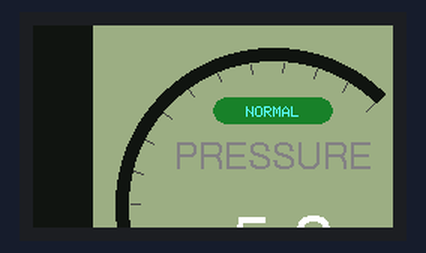
Simulated run of this sketch. Board: ESP32. On the bench: 240×135 colour display. Storage starts empty; what the sketch prints to the serial monitor is not drawn.

Above: at 1.3 s.
At 10.9 s:
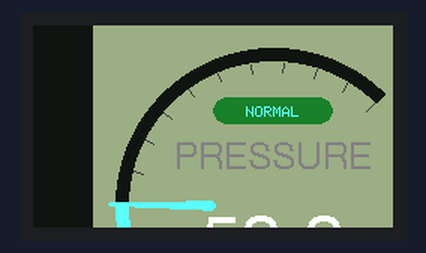
At 19.5 s:
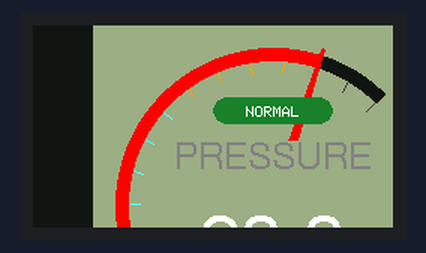
At 21.6 s:
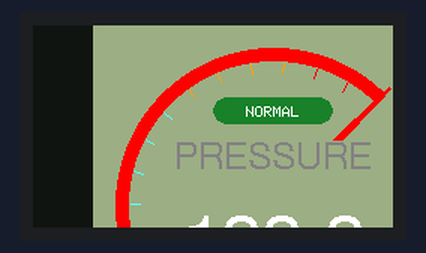
At 22.7 s:
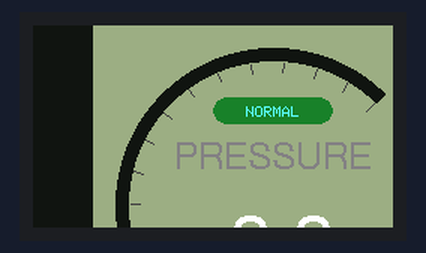
At 38.7 s:
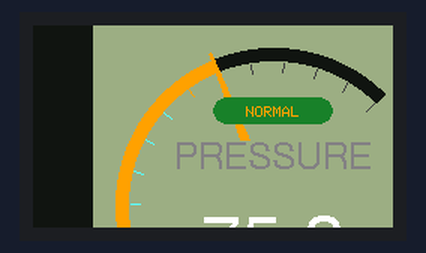

The sketch:

07_SDCard_Display_Gauge_3.ino
```cpp
// Define the SD Chip Select pin (must match wiring)
#define VSPI_PIN  // SD card is using VSPI and TFT is using HSPI

#include <SPI.h>
#include <SD.h>
#include <TFT_eSPI.h>

// Need to comment off #define MY_ILI9488 in User_Setup.h
//#define TFT_DISPLAY_1P8

#ifdef VSPI_PIN
#define SD_SCLK_PIN 4
#define SD_MISO_PIN 5
#define SD_MOSI_PIN 6
#else
#define SD_SCLK_PIN 12
#define SD_MISO_PIN 13
#define SD_MOSI_PIN 11
#endif

#ifndef TFT_DISPLAY_1P8
#define SD_CS_PIN 7
#define SD_FREQUENCY 16000000  // 16MHz or 4MHz
#endif

#ifdef VSPI_PIN
SPIClass sdSPI(VSPI);
#else
SPIClass sdSPI(HSPI);
#endif

TFT_eSPI tft = TFT_eSPI();
TFT_eSprite gauge = TFT_eSprite(&tft);  // Canvas buffer to prevent flicker

#define ALARM_BANNER


// =========================================================================
// 1. RESOLUTION RECONFIGURATION PANEL (SETS BOTH SCREEN & SPRITE LAYOUT)
// =========================================================================
// Simply change these parameters to adapt instantly to your physical display.
#ifdef TFT_DISPLAY_1P8
const int SCREEN_WIDTH = 128;   // e.g., 240 for 240x240, 320 for standard landscape
const int SCREEN_HEIGHT = 160;  // e.g., 240 for 240x240, 240 for standard landscape

// Size of the square gauge widget box. RAM calculation footprint:
// 240x240 pixels * 2 bytes (16-bit color) = ~115 KB (Perfect safe fit for ESP32)
const int G_SIZE = 120;
const int CENTER = G_SIZE / 2;  // Middle relative origin offset (120)
const int RADIUS = 50;          // Base tracking perimeter outer bounds
#define TITLE_FONT 2
#define VALUE_FONT 2
#define UNIT_FONT 1
#define OFFSET_TITLE -5
#define OFFSET_VALUE 15
#define OFFSET_UNIT 25

#ifdef ALARM_BANNER
#define BANNER_W 40
#define BANNER_H 9
#define BANNER_Y CENTER - 28
#endif

#else
const int SCREEN_WIDTH = 320;   // e.g., 240 for 240x240, 320 for standard landscape
const int SCREEN_HEIGHT = 240;  // e.g., 240 for 240x240, 240 for standard landscape

// Size of the square gauge widget box. RAM calculation footprint:
// 240x240 pixels * 2 bytes (16-bit color) = ~115 KB (Perfect safe fit for ESP32)
const int G_SIZE = 240;
const int CENTER = G_SIZE / 2;  // Middle relative origin offset (120)
const int RADIUS = 105;         // Base tracking perimeter outer bounds
#define TITLE_FONT 4
#define VALUE_FONT 6
#define UNIT_FONT 2
#define OFFSET_TITLE -30
#define OFFSET_VALUE 30
#define OFFSET_UNIT 60

#ifdef ALARM_BANNER
#define BANNER_W 80
#define BANNER_H 18
#define BANNER_Y CENTER - 72
#endif

#endif
// =========================================================================
// 2. USER DEFINABLE CONFIGURATION MATRIX
// =========================================================================
const float RANGE_MIN = 0.0;           // Scale bottom limit
const float RANGE_MAX = 100.0;         // Scale upper threshold limit
const char* GAUGE_TITLE = "PRESSURE";  // Overlay contextual header text
const char* UNIT_TEXT = "PSI";         // Units metric string text

// 3. CRITICAL ALARM STATUS COLOR THRESHOLDS
const float WARNING_THRES = 70.0;   // Threshold marker where meter goes yellow
const float CRITICAL_THRES = 88.0;  // Threshold marker where meter goes red

// Modern Aesthetic Dark UX Interface Palette
#define COLOR_BG 0x10A2         // Deep slate canvas backing tint
#define COLOR_CARD 0x9d70       //0x18E4     // Inner module panel structure framing base
#define COLOR_TICK_MUTE 0x4208  // Subdued low contrast grid markings
#define COLOR_WHITE 0xFFFF      // Clean standard reading values

// Fresh Active Status State Colors
#define FRESH_MINT 0x5FFF      // Safe Operations Normal (Mint Green)
#define ALERT_AMBER 0xFD00     // Warning Active Range (Crisp Amber Yellow)
#define DANGER_CRIMSON 0xF800  // System Emergency Fault (Pure Crimson Red)

// Math Track Angle Anchors (Degrees mapping matching physical clock hands positions)
const float START_ANG = 135.0;  // Start arc (Bottom-Left)
const float END_ANG = 405.0;    // Finish arc (Bottom-Right)

float currentValue = RANGE_MIN;
float targetValue = RANGE_MIN;
void simulateSensorData();

#ifdef ALARM_BANNER
// Alarm State Variables
bool flashState = false;          // Toggles for blinking effects
unsigned long lastFlashTime = 0;  // Controls blink interval timer
#endif


void setup() {
  Serial.begin(115200);
  delay(1000);

  // Initialize TFT Display
  Serial.println("Initializing TFT...");
  tft.init();
  //tft.setRotation(2);
  //tft.fillScreen(TFT_BLACK);
  tft.setTextColor(TFT_WHITE, TFT_BLACK);
  tft.setTextSize(2);
  tft.setCursor(0, 0);
  Serial.println("TFT ready...");
  tft.println("TFT ready...");

#ifdef TFT_DISPLAY_1P8
  tft.setRotation(0);  // Lock to native horizontal viewing orientation
#else
  tft.setRotation(1);           // Lock to native horizontal viewing orientation
#endif
  tft.fillScreen(COLOR_BG);

  // Initialize and assign hardware buffer space blocks
  gauge.createSprite(G_SIZE, G_SIZE);
  gauge.setPivot(CENTER, CENTER);  // Bind rotation matrices to internal center anchors

#ifndef TFT_DISPLAY_1P8

  // Explicitly bind SPI to your SPI pins BEFORE SD.begin()
  // SPI.begin(SD_SCLK_PIN, SD_MISO_PIN, SD_MOSI_PIN);
  sdSPI.begin(SD_SCLK_PIN, SD_MISO_PIN, SD_MOSI_PIN);  // SCK, MISO, MOSI

  Serial.println("Initializing SD card...");
  //if (!SD.begin(SD_CS_PIN, SPI, SD_FREQUENCY)) {
  if (!SD.begin(SD_CS_PIN, sdSPI, SD_FREQUENCY)) {
    Serial.println("SD Card initialization failed! Try again...");
    if (!SD.begin(SD_CS_PIN, sdSPI, SD_FREQUENCY)) {
      Serial.println("SD Card initialization failed!");
      while (1) delay(1000);  // Halt
    }
  }

  Serial.println("SD Card initialized successfully.");
  //tft.println("SD Card OK");

  uint64_t cardSize = SD.cardSize() / (1024 * 1024);
  Serial.printf("SD Card Size: %lluMB\n", cardSize);
  //tft.printf("Size: %lluMB", cardSize);
#endif
}

void loop() {
  simulateSensorData();  // Generates tracking waves dynamically

  // Smooth raw input using Linear Interpolation (lerp) filter math
  //currentValue += (targetValue - currentValue) * 0.12;
  currentValue = targetValue;

  // Flush background buffer card surface canvas
  gauge.fillSprite(COLOR_CARD);

  // Translate numeric scale values directly into layout polar angle steps
  float progressPct = (currentValue - RANGE_MIN) / (RANGE_MAX - RANGE_MIN);
  progressPct = constrain(progressPct, 0.0, 1.0);
  float currentAngle = START_ANG + (progressPct * (END_ANG - START_ANG));

  // 1. DYNAMIC COLOR EVALUATION THRESHOLD LOGIC
#ifdef ALARM_BANNER
  const char* alarmStatusText = "NORMAL";
  uint16_t alarmBoxColor = 0x1C05;  // Muted dark green container
#endif
  uint16_t activeDynamicColor = FRESH_MINT;
  if (currentValue >= CRITICAL_THRES) {
    activeDynamicColor = DANGER_CRIMSON;
  } else if (currentValue >= WARNING_THRES) {
    activeDynamicColor = ALERT_AMBER;
  }

  // 2. RENDER SUBPRIMITIVE STRUCTURAL BLOCKS
  drawAnalogTicks();
  drawGaugeTrack(progressPct, activeDynamicColor);
  drawModernNeedle(currentAngle, activeDynamicColor);
  drawTypography(activeDynamicColor);
#ifdef ALARM_BANNER
  drawAlarmBanner(alarmStatusText, alarmBoxColor);
#endif
  // 3. ZERO-FLICKER SCREEN INJECTION PUSH
  // Center math balances alignment completely independent of what screen limits are specified above
  int xOffset = (SCREEN_WIDTH - G_SIZE) / 2;
  int yOffset = (SCREEN_HEIGHT - G_SIZE) / 2;
  gauge.pushSprite(xOffset, yOffset);

  delay(16);  // Throttled processing cycle targeting silky fluid ~60 fps steps
}

// Mathematical vector generation engine rendering high density radial indicator ticks
void drawAnalogTicks() {
  int totalTicks = 21;  // Creates 20 balanced split segments
  float angleStep = (END_ANG - START_ANG) / (totalTicks - 1);

  for (int i = 0; i < totalTicks; i++) {
    float currentTickAngle = START_ANG + (i * angleStep);
    float rad = (currentTickAngle - 90.0) * DEG_TO_RAD;  // Phase correction step
//  float rad = (currentTickAngle - 0.0) * DEG_TO_RAD;  // Phase correction step

    // Polar coordinate resolution conversion transformations
    float cosRad = cos(rad);
    float sinRad = sin(rad);

    // Render ticks sitting inside inner radius layout walls
    int innerStart = RADIUS - 16;
    int innerEnd = RADIUS - 10;

    int tx0 = CENTER + cosRad * innerStart;
    int ty0 = CENTER + sinRad * innerStart;
    int tx1 = CENTER + cosRad * innerEnd;
    int ty1 = CENTER + sinRad * innerEnd;

    // Establish structural visibility colors based on raw tick range mapping positions
    float tickValueVal = RANGE_MIN + ((float)i / (totalTicks - 1)) * (RANGE_MAX - RANGE_MIN);
    uint16_t tickColor = COLOR_TICK_MUTE;

    if (currentValue >= tickValueVal) {
      if (tickValueVal >= CRITICAL_THRES) tickColor = DANGER_CRIMSON;
      else if (tickValueVal >= WARNING_THRES) tickColor = ALERT_AMBER;
      else tickColor = FRESH_MINT;
    }

    // Draw fine structural lines
    gauge.drawLine(tx0, ty0, tx1, ty1, tickColor);
  }
}

// Generates structural tracking arcs with anti-aliasing edges
void drawGaugeTrack(float pct, uint16_t dynamicColor) {

  // Empty background static containment guide channel ring
  // drawSmoothArc 0 deg is at 6 O'clock position, need to -90, total -180 due to  addition -90 phase correction at drawLine
  // START_ANG - 180 = -45, so add 360 to make it positive
  float tempAngle_Start = START_ANG - 180;
  //tempAngle_Start < 0 ? tempAngle_Start + 360 : tempAngle_Start;
  if (tempAngle_Start < 0) {
    tempAngle_Start += 360;
  }
  float tempAngle_End = END_ANG - 180;
  if (tempAngle_End < 0) {
    tempAngle_End += 360;
  }
  gauge.drawSmoothArc(CENTER, CENTER, RADIUS, RADIUS - 8, tempAngle_Start, tempAngle_End, COLOR_BG, COLOR_CARD);
  // Overlay responsive dynamic progress indicator stroke filling track
  if (pct > 0.01) {
    float activeEndAngle = START_ANG + (pct * (END_ANG - START_ANG)) - 180;

    if (activeEndAngle < 0) {
      activeEndAngle += 360;
    }
    gauge.drawSmoothArc(CENTER, CENTER, RADIUS, RADIUS - 8, tempAngle_Start, activeEndAngle, dynamicColor, COLOR_CARD);
  }
}


// Sleek needle rendering using asymmetric geometric wedge geometry
void drawModernNeedle(float angle, uint16_t dynamicColor) {
  float rad = (angle - 90.0) * DEG_TO_RAD;
  float cosRad = cos(rad);
  float sinRad = sin(rad);

  // Floating design: needle suspended away from text box extending past the arc track
  int startGapDistance = 42;
  int endTipDistance = RADIUS + 4;

  int sx = CENTER + cosRad * startGapDistance;
  int sy = CENTER + sinRad * startGapDistance;
  int ex = CENTER + cosRad * endTipDistance;
  int ey = CENTER + sinRad * endTipDistance;

  // Renders a modern anti-aliased wedge line narrowing from 3px thickness down to a sharp 1px at the tip
  gauge.drawWedgeLine(sx, sy, ex, ey, 3, 1, dynamicColor);
}

// Modern UI typography layouts
void drawTypography(uint16_t dynamicColor) {
  gauge.setTextDatum(MC_DATUM);  // Lock alignment origin points directly to middle-center text coordinates

  // Contextual Sub-header Metadata
  gauge.setTextColor(0x8410, COLOR_CARD);  // Muted silver gray alpha
  gauge.drawString(GAUGE_TITLE, CENTER, CENTER + OFFSET_TITLE, TITLE_FONT);

  // Main Digital Core Readout
  gauge.setTextColor(COLOR_WHITE, COLOR_CARD);
  char valBuffer[10];
  dtostrf(currentValue, 4, 1, valBuffer);                                  // Standard string format parsing safely with 1 floating decimal point
  gauge.drawString(valBuffer, CENTER, CENTER + OFFSET_VALUE, VALUE_FONT);  // Renders using robust built-in High-Contrast Font 6

  // Responsive Unit Badge Footer Box
  int textWidth = gauge.textWidth(UNIT_TEXT, UNIT_FONT) + 12;
  int boxHeight = gauge.fontHeight(UNIT_FONT);  // 16;
  gauge.fillRoundRect(CENTER - (textWidth / 2), CENTER + OFFSET_UNIT, textWidth, boxHeight, 4, COLOR_BG);

  gauge.setTextColor(dynamicColor, COLOR_BG);  // Unit color changes dynamically to provide crisp context states
  gauge.drawString(UNIT_TEXT, CENTER, CENTER + OFFSET_UNIT + boxHeight / 2, UNIT_FONT);
}

#ifdef ALARM_BANNER
// Renders the dedicated contextual Alarm banner component at the top of the dial module box
void drawAlarmBanner(const char* statusText, uint16_t bannerColor) {
  gauge.setTextDatum(MC_DATUM);

  // Outer pill containment graphic
  gauge.fillRoundRect(CENTER - (BANNER_W / 2), BANNER_Y, BANNER_W, BANNER_H, 9, bannerColor);

  // Typography inner overlay print
  // Text flips contrast directly over bright active alarm conditions for clear safety warning layouts
  uint16_t textColor = (currentValue >= CRITICAL_THRES && flashState) ? COLOR_WHITE : COLOR_WHITE;
  if (currentValue < WARNING_THRES) textColor = FRESH_MINT;  // Green matching text when stable
  if (currentValue >= WARNING_THRES && currentValue < CRITICAL_THRES) textColor = ALERT_AMBER;

  gauge.setTextColor(textColor, bannerColor);
  gauge.drawString(statusText, CENTER, BANNER_Y + (BANNER_H / 2) + 1, 1);  // Font 1 (Small / clean proportional styling)
}

#endif

// Basic simulated sine sweep engine mirroring genuine sensor fluctuations over execution intervals
void simulateSensorData() {
  static unsigned long lastTimeCheck = 0;
  if (millis() - lastTimeCheck > 1000) {
    lastTimeCheck = millis();
    // Drops dynamic target limits anywhere randomly spanning scale minimum directly through scale maximum
    //targetValue = random(RANGE_MIN * 10, RANGE_MAX * 10) / 10.0;
    targetValue += 5;
    if (targetValue > RANGE_MAX)
      targetValue = RANGE_MIN;
  }
}
```

Measured:
- what the display in image 0 shows lasts 1.1 s, from 1.3 s to 2.4 s
